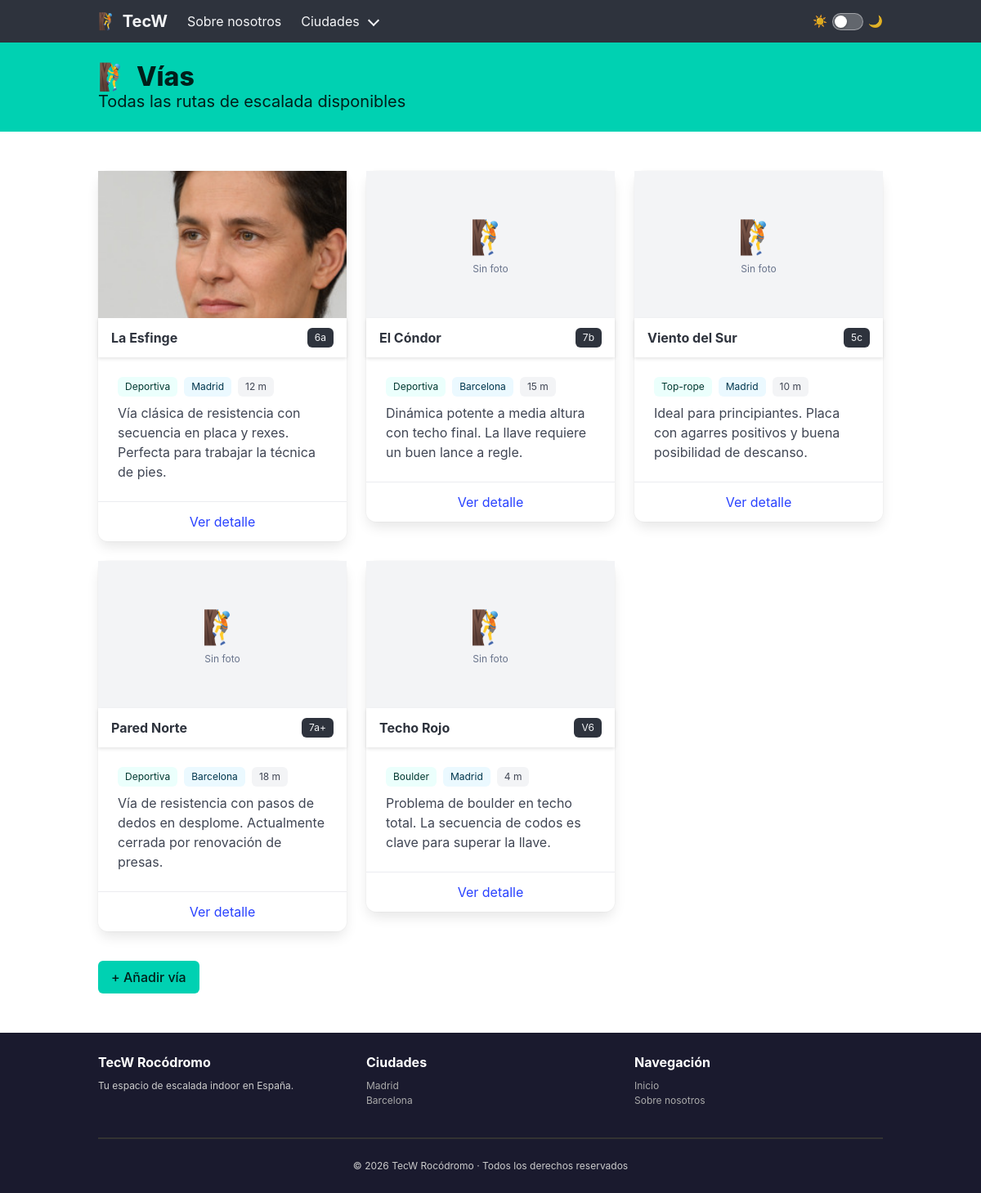
The app's page /ways/ with its own data.
### tecw_02_flask/app/models/ways.py (models this page shows, shortened)
class Way(db.Model):
    __tablename__ = "ways"
    id          = db.Column(db.Integer, primary_key=True)
    name        = db.Column(db.String(100), nullable=False)
    grade       = db.Column(db.String(10), nullable=False)   # Escala francesa: 6a, 7b+, etc.
    type        = db.Column(db.String(20), nullable=False)   # Deportiva / Top-rope / Boulder
    length      = db.Column(db.Integer, nullable=False)      # metros
    city        = db.Column(db.String(50), nullable=False)   # madrid / barcelona
    active      = db.Column(db.Boolean, default=True)
    picture     = db.Column(db.String(200), nullable=True)
    description = db.Column(db.Text, nullable=True)

### tecw_02_flask/app/blueprints/ways.py (the view)
@way_bp.route('/', methods=['GET'])
def get_ways():
    ways = Way.query.all()
    return render_template('ways/ways_list.html', ways=ways)

### tecw_02_flask/app/app.py (called while the page is built)
@app.before_request
def before_request():
    log = f"Request: {request.method} {request.path}"
    logging.debug(log)

### tecw_02_flask/app/blueprints/ways.py (called while the page is built)
@way_bp.after_request
def add_total_ways_header(response):
    response.headers['X-Total-Ways'] = Way.query.count()
    return response

### tecw_02_flask/app/templates/ways/ways_list.html (shortened to what this page needs)
{% extends 'common/layouts/main_layout.html' %}
{% block content %}
<section class="hero is-primary is-small">
    <div class="hero-body">
        <div class="container">
            <p class="title">🧗 Vías</p>
            <p class="subtitle">Todas las rutas de escalada disponibles</p>
        </div>
    </div>
</section>
<section class="section">
    <div class="container">
        <div class="columns is-multiline">
            {% for way in ways %}
            <div class="column is-4">
                <div class="card">
                    {% if way.picture %}
                    <div style="height: 180px; overflow: hidden;">
                        <img src="/images/{{ way.picture }}" alt="{{ way.name }}"
                             style="width: 100%; height: 180px; object-fit: cover;">
                    </div>
                    {% else %}
                    <div class="is-flex is-align-items-center is-justify-content-center has-background-light"
                         style="height: 180px;">
                        <div class="has-text-centered has-text-grey">
                            <p style="font-size: 2.5rem;">🧗</p>
                            <p class="is-size-7">Sin foto</p>
                        </div>
                    </div>
                    {% endif %}
                    <div class="card-header">
                        <p class="card-header-title">{{ way.name }}</p>
                        <span class="card-header-icon">
                            <span class="tag is-dark">{{ way.grade }}</span>
                        </span>
                    </div>
                    <div class="card-content">
                        <div class="tags mb-2">
                            <span class="tag is-primary is-light">{{ way.type }}</span>
                            <span class="tag is-info is-light">{{ way.city | capitalize }}</span>
                            <span class="tag is-light">{{ way.length }} m</span>
                        </div>
                        <p class="content is-size-6">{{ way.description }}</p>
                    </div>
                    <div class="card-footer">
                        <a class="card-footer-item" href="/ways/{{ way.id }}">Ver detalle</a>
                    </div>
                </div>
            </div>
            {% else %}
            <div class="column">
                <div class="notification is-info is-light">No hay vías registradas aún.</div>
            </div>
            {% endfor %}
        </div>
        <div class="mt-5">
            <a class="button is-primary" href="/ways/new">+ Añadir vía</a>
        </div>
    </div>
</section>
{% endblock %}

### tecw_02_flask/app/public/stylesheets/main.css (style rules this page uses)
:root { --bg: #ffffff; --bg-alt: #f5f5f5; --bg-card: #ffffff; --bg-card-head: #fafafa; --text: #363636; --text-muted: #6b6b6b; --border: #dbdbdb; --hr: #dbdbdb; --notif-plain-bg: #f0f0f0; --notif-plain-text: #363636; --notif-info-bg: #ebf5fb; --notif-info-text: #1b4f72; --notif-ok-bg: #eafaf1; --notif-ok-text: #145a32; --table-stripe: #fafafa; --footer-bg: #1a1a2e; --footer-text: #cccccc; --footer-link: #aaaaaa; --switch-track: rgba(255, 255, 255, 0.25); --switch-border: rgba(255, 255, 255, 0.4); }
html { scroll-behavior: smooth; }
body { background-color: var(--bg); color: var(--text); transition: background-color 0.2s, color 0.2s; }

### records on screen
Way: picture (picture), name "La Esfinge", grade "6a", type "Deportiva", city "Madrid", length "12", description "Vía clásica de resistencia con secuencia en placa y rexes. Perfecta para trabajar la técnica de pies."
Way: shows "Sin foto", name "El Cóndor", grade "7b", type "Deportiva", city "Barcelona", length "15", description "Dinámica potente a media altura con techo final. La llave requiere un buen lance a regle."
Way: shows "Sin foto", name "Viento del Sur", grade "5c", type "Top-rope", city "Madrid", length "10", description "Ideal para principiantes. Placa con agarres positivos y buena posibilidad de descanso."
Way: shows "Sin foto", name "Pared Norte", grade "7a+", type "Deportiva", city "Barcelona", length "18", description "Vía de resistencia con pasos de dedos en desplome. Actualmente cerrada por renovación de presas."
Way: shows "Sin foto", name "Techo Rojo", grade "V6", type "Boulder", city "Madrid", length "4", description "Problema de boulder en techo total. La secuencia de codos es clave para superar la llave."
